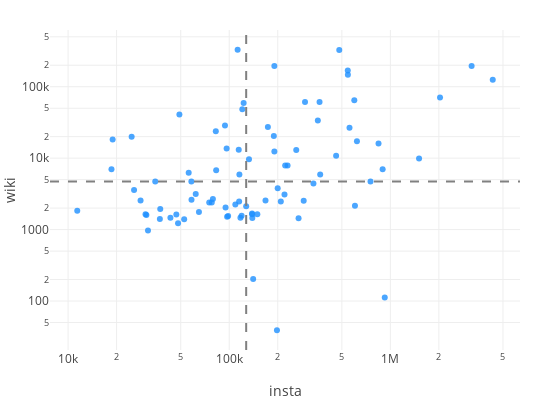

Source (notebook cell):
### Code cell
insta_wiki_scatter(city_data)

### Figure 1 — Plotly figure (JSON) as saved in the notebook; plotly's stock layout.template omitted (floating-point values rounded to 4 significant figures)
{"data": [{"hoverinfo": "text", "marker": {"color": "dodgerblue", "opacity": 0.8}, "mode": "markers", "name": "huge", "text": ["<i>Улица Крымский Вал</i><br>Gorky Park (Moscow), 90321<br>Fallen Monument Park, 30714<br>Yakimanka District, 4366", "<i>Пресненская Набережная</i><br>Naberezhnaya Tower, 19571<br>Federation Tower, 140253<br>City of Capitals, 34762", "<i>Проспект Мира</i><br>VDNKh (Russia), 48762<br>Cosmos Hotel, 6483<br>Memorial Museum of C..., 15277", "<i>Кутузовский Проспект</i><br>Kutuzovsky Prospekt, 9913", "<i>Площадь Киевского Вокзала</i><br>Kiyevskaya (Koltseva..., 112", "<i>Ленинградское Шоссе</i><br>Voykovskaya (Moscow ..., 3069<br>Voykovsky District, 1279<br>Leningradskoye Highw..., 2673", "<i>Волоколамское Шоссе</i><br>Moscow Aviation Inst..., 16103", "<i>Улица Сокольнический Вал</i><br>Sokolniki District, 3274<br>Sokolniki Exhibition..., 1447", "<i>Улица Грузинская Б.</i><br>Moscow Zoo, 17190", "<i>Ходынский Бульвар</i><br>Megasport Sport Pala..., 2150", "<i>Краснопресненская Набережная</i><br>White House (Moscow), 64504", "<i>Ленинградский Проспект</i><br>Financial University..., 11451<br>CSKA Ice Palace, 7081<br>Sokol (Moscow Metro), 3260<br>Alexander Gomelsky U..., 4862", "<i>Улица Волхонка</i><br>Cathedral of Christ ..., 137944<br>Kropotkinskaya, 9252", "<i>Улица Академика Королева</i><br>Ostankino Tower, 168910", "<i>Улица Лужники</i><br>Luzhniki Stadium, 318360<br>Luzhniki Palace of S..., 8499", "<i>Улица Остоженка</i><br>Multimedia Art Museu..., 2825<br>Moscow State Linguis..., 7966", "<i>Берсеневская Набережная</i><br>Strelka Institute, 5927", "<i>Лаврушинский Переулок</i><br>Tretyakov Gallery, 61003", "<i>Проспект Вернадского</i><br>Moscow State Circus, 22079<br>Moscow State Pedagog..., 9202<br>Natalya Sats Musical..., 2388", "<i>Улица Земляной Вал</i><br>Tagansky District, 4418", "<i>Новинский Бульвар</i><br>Lotte Hotel Moscow, 3540<br>Narkomfin building, 57491", "<i>Белореченская Улица</i><br>Lyublino District, 2538", "<i>Улица Миклухо-Маклая</i><br>Konkovo District, 1438", "<i>Улица Юности</i><br>Kuskovo, 13049", "<i>Лужнецкий Мост</i><br>Vorobyovy Gory (Mosc..., 7866", "<i>Славянский Бульвар</i><br>Slavyansky Bulvar, 5961<br>Fili-Davydkovo Distr..., 1953", "<i>Новочеремушкинская Улица</i><br>Cheryomushki Distric..., 3098", "<i>Алтайская Улица</i><br>Golyanovo District, 2476", "<i>1905 Года Улица</i><br>Ulitsa 1905 Goda, 3797", "<i>Дмитровское Шоссе</i><br>Timiryazevskaya (Ser..., 39", "<i>Ленинский Проспект</i><br>Gubkin Russian State..., 12421", "<i>Улица Ленинские Горы</i><br>Moscow State Univers..., 195503", "<i>Площадь Победы</i><br>Poklonnaya Hill, 20403", "<i>Измайловское Шоссе</i><br>Partizanskaya (Mosco..., 5379<br>Izmailovo Hotel, 21961", "<i>Преображенская Площадь</i><br>Preobrazhenskaya Plo..., 2560", "<i>Сумской Проезд</i><br>Chertanovo Severnoye..., 1637", "<i>Проспект Маршала Жукова</i><br>Khoroshyovo-Mnyovnik..., 203", "<i>Братеевская Улица</i><br>Brateyevo District, 1452", "<i>Шипиловская Улица</i><br>Orekhovo-Borisovo Se..., 1637", "<i>Дубнинская Улица</i><br>Beskudnikovsky Distr..., 1682", "<i>Большая Грузинская Улица</i><br>Krasnopresnenskaya, 7332<br>Barrikadnaya, 2350", "<i>Хорошевское Шоссе</i><br>Polezhayevskaya, 2120", "<i>1-Й Красногвардейский Проезд</i><br>Mercury City Tower, 59270", "<i>3-Я Песчаная Улица</i><br>VEB Arena, 48223", "<i>Проспект 60-Летия Октября</i><br>Akademichesky Distri..., 1560", "<i>Улица Большая Филевская</i><br>Filyovsky park Distr..., 1464", "<i>Каширское Шоссе</i><br>Domodedovskaya, 3048<br>Kashirskaya, 2857", "<i>Шереметьевская Улица</i><br>Maryina roshcha Dist..., 2473", "<i>Улица Черкизовская Бол</i><br>RZD Arena, 13166", "<i>Красная Площадь</i><br>Red Square, 329378", "<i>15-Я Парковая Улица</i><br>Severnoye Izmaylovo ..., 1255<br>Vostochnoye Izmaylov..., 984", "<i>Улица Генерала Дорохова</i><br>Ochakovo-Matveyevsko..., 1547", "<i>Улица Лазо</i><br>Perovo District, 1512", "<i>Улица Образцова</i><br>Moscow State Univers..., 6913<br>Jewish Museum and To..., 6723", "<i>Смоленская Улица</i><br>Golden Ring Hotel, 2036", "<i>Большой Бульвар</i><br>Skolkovo Innovation ..., 28597", "<i>Большой Николопесковский Переулок</i><br>Arbat District, 6769", "<i>Чапаевский Переулок</i><br>Triumph Palace, 23828", "<i>Улица Дмитрия Ульянова</i><br>Akademicheskaya (Mos..., 2673", "<i>Семеновская Площадь</i><br>Semyonovskaya (Mosco..., 2398", "<i>Патриарший Мост</i><br>Patriarshy Bridge, 2391", "<i>Большая Семеновская Улица</i><br>Moscow Polytechnic U..., 1762", "<i>Новая Улица</i><br>Moscow School of Man..., 668<br>Russian Open, 2474", "<i>Улица Большая Черкизовская</i><br>Preobrazhenskoye Dis..., 2621", "<i>Большой Каменный Мост</i><br>Bolshoy Kamenny Brid..., 4728", "<i>Улица Большая Ордынка</i><br>Zamoskvorechye Distr..., 6233", "<i>Чертановская Улица</i><br>Chertanovskaya, 1394", "<i>Смоленский Бульвар</i><br>Ministry of Foreign ..., 40765", "<i>Улица Каховка</i><br>Zyuzino District, 1224", "<i>Косыгина Улица</i><br>Gagarinsky District,..., 1629", "<i>Улица Мусы Джалиля</i><br>Shipilovskaya, 1461", "<i>Улица Маршала Василевского</i><br>Shchukinskaya, 1943", "<i>Союзный Проспект</i><br>Novogireyevo Distric..., 1412", "<i>Улица Высоцкого</i><br>Taganka Theatre, 4697", "<i>Москворечье Улица</i><br>Moskvorechye-Saburov..., 968", "<i>Проспект Буденного</i><br>Sokolinaya Gora Dist..., 1607", "<i>Улица Вучетича</i><br>Timiryazevsky Distri..., 1636", "<i>9-Я Парковая Улица</i><br>Shchyolkovskaya, 2557", "<i>Площадь Европы</i><br>Square of Europe, 3596", "<i>Улица Карла Маркса</i><br>Mytishchi, 17247<br>Mytishchinsky Distri..., 2639", "<i>Улица Тестовская</i><br>OKO, 18188", "<i>Крестьянская Площадь</i><br>Novospassky Monaster..., 7000", "<i>Капотня 2-Й Квартал</i><br>Kapotnya District, 1843"], "textfont": {"color": "lightgrey", "size": 8}, "type": "scatter", "uid": "5ff3e2c6-4291-11e9-acad-3c15c2cf2370", "x": [4319450, 3193118, 2033627, 1507191, 923105, 895637, 844292, 753261, 620297, 602976, 597310, 557724, 544927, 544201, 481929, 460568, 366910, 363452, 354747, 333132, 295350, 289827, 269372, 260556, 230218, 222402, 220265, 209014, 199860, 197787, 190577, 190566, 189176, 173743, 167884, 149443, 140778, 139100, 138837, 138600, 132581, 127405, 122875, 120609, 119337, 117355, 115635, 115205, 114542, 112751, 109124, 98426, 97011, 96358, 94907, 94087, 82973, 82538, 79183, 77887, 75135, 64876, 61950, 58326, 58232, 56030, 52512, 49063, 48120, 46964, 43151, 37315, 37113, 34747, 31313, 30612, 30235, 28169, 25666, 24797, 18901, 18584, 11397], "y": [125401, 194586, 70522, 9913, 112, 7021, 16103, 4721, 17190, 2150, 64504, 26654, 147196, 168910, 326859, 10791, 5927, 61003, 33669, 4418, 61031, 2538, 1438, 13049, 7866, 7914, 3098, 2476, 3797, 39, 12421, 195503, 20403, 27340, 2560, 1637, 203, 1452, 1637, 1682, 9682, 2120, 59270, 48223, 1560, 1464, 5905, 2473, 13166, 329378, 2239, 1547, 1512, 13636, 2036, 28597, 6769, 23828, 2673, 2398, 2391, 1762, 3142, 2621, 4728, 6233, 1394, 40765, 1224, 1629, 1461, 1943, 1412, 4697, 968, 1607, 1636, 2557, 3596, 19886, 18188, 7000, 1843]}], "layout": {"height": 400, "hovermode": "closest", "margin": {"b": 50, "l": 50, "r": 30, "t": 30}, "shapes": [{"line": {"color": "grey", "dash": "dash", "width": 2}, "type": "line", "x0": 127405, "x1": 127405, "xref": "x", "y0": 0, "y1": 1, "yref": "paper"}, {"line": {"color": "grey", "dash": "dash", "width": 2}, "type": "line", "x0": 0, "x1": 1, "xref": "paper", "y0": 4697, "y1": 4697, "yref": "y"}], "showlegend": false, "width": 550, "xaxis": {"title": "insta", "type": "log"}, "yaxis": {"title": "wiki", "type": "log"}}}
